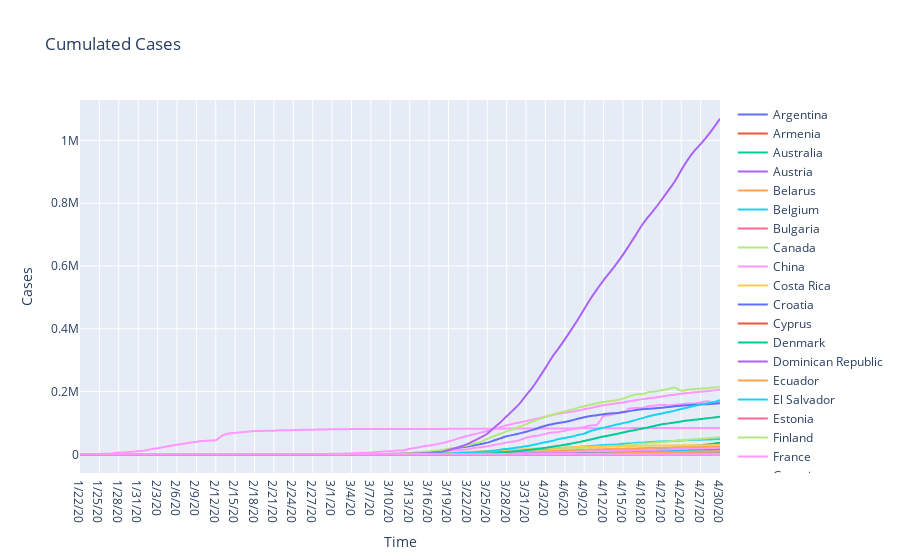

Write notebook code for a chart like this one.
### Markdown cell above
### Interactive Graphs

### Code cell
from scipy import special
countries = list(allData.index)
 
def update_plot(signals):
      
    data=[]  
    for country in countries:
        layout = go.Layout(
            title = 'Cumulated Cases',
            yaxis = dict(
                title = 'Cases'
                ),
            xaxis = dict(
                title = 'Time'
                )
            )
    
        trace1 = go.Scatter(
            x = allData.columns,
            y = country_data.loc[country,:],
            mode = 'lines',
            name = country,
            line = dict(
                shape = 'spline'
            )
        )
        data.append(trace1)

    fig = go.Figure(data=data, layout=layout)
    py.offline.iplot(fig)

signals = widgets.Dropdown(options=countries, value = 'Argentina', description='Country')
widgets.interactive(update_plot, signals=signals)
